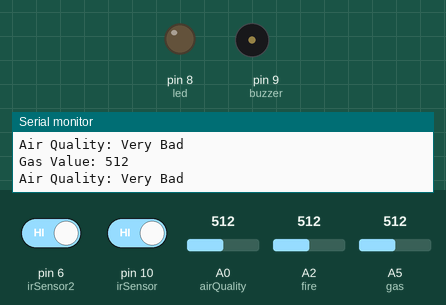
Bench run of a sketch on a simulated Arduino Uno, built with avr-gcc and run on an emulated ATmega328P. Parts: output pins drawn as LEDs (lit = HIGH), buzzer (waves = sounding), the last lines printed to the serial monitor. The test bench sets the inputs (shaded band); at power-on: pin 10 (irSensor) HIGH, A5 (gas) = 512, A2 (fire) = 512, pin 6 (irSensor2) HIGH, A0 (airQuality) = 512.

Above: at 1.0 s.
1.5 s: pin 10 (irSensor) driven LOW
At 2.8 s:
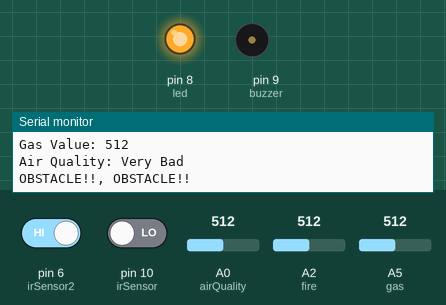
4.7 s: A5 (gas) set to 416
7.9 s: A5 (gas) set to 384
At 8.7 s:
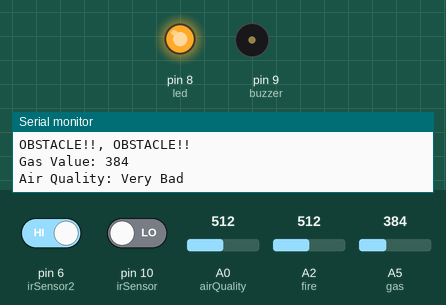
11.8 s: A2 (fire) set to 108
13.4 s: A2 (fire) set to 95
At 14.12 s:
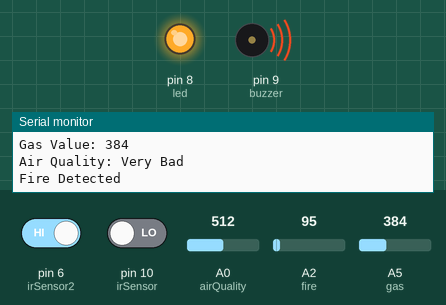
Timing chart, 0 to 17.6 s (numbered marks = the images above; inputs shaded):
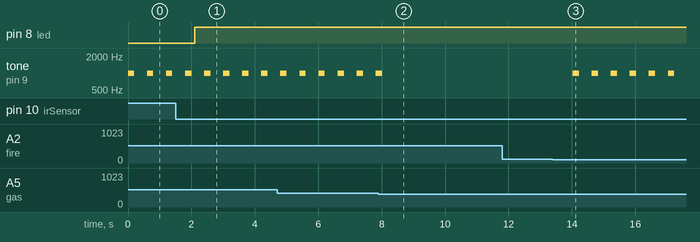

The sketch:

HOMEAUTOMATION_SMART_SECURITY_01.ino
```cpp
//#include <SoftwareSerial.h>
//#include <Servo.h>
//SoftwareSerial mySerial(0, 1); // RX, TX


int led = 8; //for led
//int led2 = 11;
//int led3 = 12;

int buzzer = 9;  //for buzzer
int gas = A5;  // MQ-02 gas detect
int airQuality = A0; // MQ-135 Air Quality
int fire = A2; //Fire Detect


int irSensor = 10;  // obstacle detect light on
int irSensor2 = 6;  // obstacle detect and alarm
int motionSensor = HIGH;  // HIGH MEANS NO OBSTACLE
int motionSensor2 = HIGH;  // HIGH MEANS NO OBSTACLE
int gasLimit = 400;
//int fireValue = 0;
String quality ="";
//int servoPin = 4;
//Servo Servo1;

  int gasSensor;
  int airQualitySensor;
  int fireSensor;


void setup() {

  pinMode(gas,INPUT);
  pinMode(airQuality, INPUT);
  pinMode(fire, INPUT);

  pinMode(led, OUTPUT);
 // pinMode(led2, OUTPUT);
  //pinMode(led3, OUTPUT);
  pinMode(buzzer, OUTPUT);
  pinMode(irSensor, INPUT);
  pinMode(irSensor2, INPUT);

  //Servo1.attach(servoPin);

  Serial.begin(9600);


}

void loop() {
  gasSensor = analogRead(gas);
  airQualitySensor = analogRead(airQuality);
  fireSensor = analogRead(fire);
  motionSensor = digitalRead(irSensor);
  motionSensor2 = digitalRead(irSensor2);


  //Methods
  gasWork();
   delay(100);
  airWork();
   delay(100);
  fireWork();
   delay(100);
  motionWork();
   delay(100);
   motionWork2();
   delay(100);

//  if(Serial.available() > 0)  // Send data only when you receive data:
//  {
//    Serial.print("found");
//    int data = Serial.read();
//    //Serial.print(data);
//    Serial.println("");
//    bluetooth(data);
//
//  }


  delay(100);

}

// Gas Detect Method

int gasWork() {

  Serial.print("Gas Value: ");

  Serial.print(gasSensor);

  if (gasSensor > gasLimit)
  {
    //digitalWrite(led, HIGH);
    tone(buzzer, 1000, 200);
  }
  else
  {
    //digitalWrite(led, LOW);
    noTone(buzzer);
  }
  Serial.println("");
}

// Air Quality Method

int airWork(){

Serial.print("Air Quality: ");

  if(airQualitySensor<175){
    quality = "GOOD! ";
    Serial.print(quality);
  }
  else if (airQualitySensor >175 && airQualitySensor<225){
    quality = "Medium ";
    Serial.print(quality);
  }
  else if (airQualitySensor >225 && airQualitySensor<300){
    quality = "Bad ";
    Serial.print(quality);
  }
  else if (airQualitySensor >300){
    quality = "Very Bad ";
    Serial.print(quality);
  }
  Serial.println("");

  }

 // Fire Detect

  int fireWork(){

    if (fireSensor < 100)

   {

     Serial.println("Fire Detected");
     //digitalWrite(led, HIGH);
     tone(buzzer, 1000, 200);

    }else {
      //digitalWrite(led, LOW);
      noTone(buzzer);
    }
    Serial.println("");
  }


// Motion Detect

 int  motionWork() {


  if (motionSensor == LOW)
  {
    Serial.println("OBSTACLE!!, OBSTACLE!!");
    digitalWrite(led, HIGH);

  }
  else
  {
    digitalWrite(led, LOW);

  }

  Serial.println("");
  }

// Bluetooth Work

//  int bluetooth(int d){
//
//
//
//    if(d == 255){
//
//      digitalWrite(led2, HIGH);
//
//    }
//    else if(d == 241) {
//      digitalWrite(led2, LOW);
//    }
//
//    else if(d == 225) {
//      digitalWrite(led3, HIGH);
//    }
//
//    else if(d == 33) {
//      digitalWrite(led3, LOW);
//    }
//
//    else if(d == 97) {
//      digitalWrite(led3, LOW);
//    }
//
//    else if(d == 141) {
//      Servo1.write(180);
//    }
//
//    else if(d == 13) {
//      Servo1.write(0);
//    }
//
//
//
//
//
//    }


    int motionWork2(){

      if (motionSensor2 == LOW)
  {
    Serial.println("Thief!! Thief!!");

    tone(buzzer, 1000, 200);
  }
  else
  {

    noTone(buzzer);
  }

  Serial.println("");
  }
```

Measured:
- the behaviour switches between 401 and 400 on A5 (gas) (found by bisection; images 1 and 2)
- the behaviour switches between 100 and 99 on A2 (fire) (found by bisection; images 2 and 3)
- after the input at 1.5 s, pin 8 (led): LOW → HIGH after 0.60 s
- after the input at 7.9 s, tone on pin 9 (buzzer): goes on until 8.0 s, then stays silent
- after the input at 13.4 s, tone on pin 9 (buzzer): alternates 1000 Hz for 0.20 s and silent for 0.40 s, starting after 0.63 s
- by itself, tone on pin 9 (buzzer): alternates 1000 Hz for 0.20 s and silent for 0.40 s
